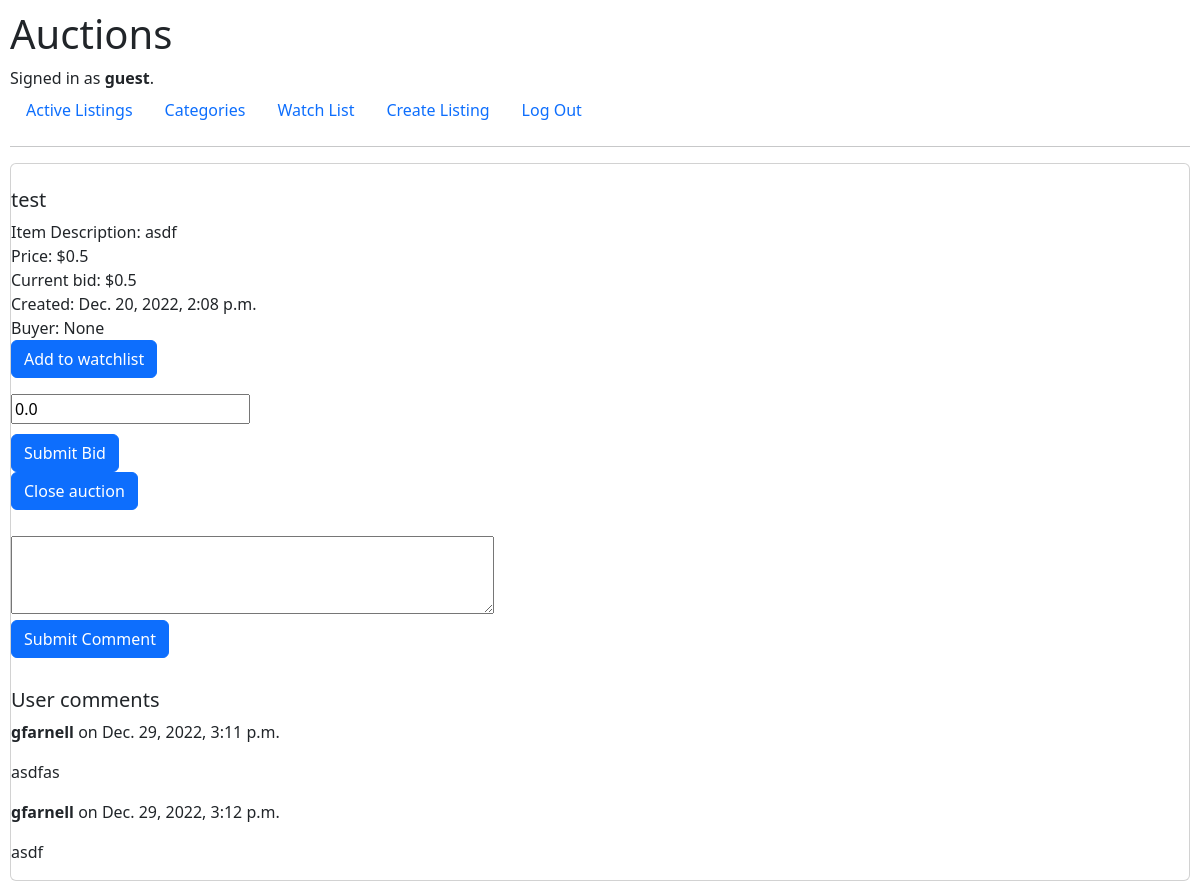
Page /listings/43 (signed in) on the committed database.
### auctions/models.py (models this page shows, shortened)
class User(AbstractUser):
    pass

class Listings(models.Model):
    creator = models.ForeignKey(
        User, on_delete=models.PROTECT, related_name="get_creator_listings", blank=False)
    buyer = models.ForeignKey(
        User, blank=True, null=True, on_delete=models.PROTECT, related_name="get_buyer_listings")
    watchers = models.ManyToManyField(
        User, blank=True, related_name="get_watched_listings")
    title = models.CharField(max_length=64)
    description = models.CharField(max_length=300)
    startingBid = models.FloatField(max_length=64)
    createdDate = models.DateTimeField(auto_now_add=True)
    active = models.BooleanField(default=True)
    url = models.CharField(max_length=128, blank=True)
    category = models.CharField(
        max_length=64)

class Bids(models.Model):
    auction = models.ForeignKey(
        Listings, on_delete=models.CASCADE, related_name="get_auction_listings")
    currentBid = models.FloatField(blank=True, default=0.0)
    bidAmount = models.FloatField(null=True, default=0.0)
    date = models.DateTimeField(auto_now_add=True)

class Comments(models.Model):
    comment = models.CharField(max_length=100)
    createdDate = models.DateTimeField(auto_now_add=True)
    user = models.ForeignKey(
        User, on_delete=models.CASCADE, related_name="get_user_comments")
    listing = models.ForeignKey(
        Listings, on_delete=models.CASCADE, related_name="get_comments")

### auctions/views.py (the view)
# urls.py: path("listings/<int:listing_id>", views.listings, name="listings"),
@login_required
def listings(request, listing_id):
    commentForm = forms.CommentForm()
    bidForm = forms.BidForm()
    commentsForListing = Comments.objects.filter(
        listing=listing_id)
    user_id = request.user.id
    userName = User.objects.get(id=user_id)
    currentObject = Listings.objects.get(id=listing_id)
    if userName in currentObject.watchers.all():
        print("Watcher is already in the list!")
        watcher = True
    else:
        print("Watcher is not in the list!")
        watcher = False
    returnedBids = Bids.objects.get(auction=listing_id)
    currentBidForContext = returnedBids.currentBid
    listing = Listings.objects.get(id=listing_id)
    return render(request, "auctions/listing.html", {"listing": listing, "commentForm": commentForm, "bidForm": bidForm, "commentsForListing":
                                                     commentsForListing, "watcher": watcher, "currentBidForContext": currentBidForContext})

### auctions/forms.py
class CommentForm(forms.Form):
    text = forms.CharField(
        label='',
        initial='',
        required=True,
        widget=forms.Textarea(attrs={
            'rows': '3',
            'cols': '50'
        }
        )
    )

class BidForm(forms.Form):
    bid = forms.DecimalField(required=True,
                             label='',
                             initial=0.00,
                             widget=forms.NumberInput(attrs={'placeholder': '',
                                                             'min': '0.01',
                                                             'step': '0.01'}))

### auctions/templates/auctions/listing.html (shortened to what this page needs)
{% extends "auctions/layout.html" %}
{% load static %}
{% block body %}
<div class="card">
    <div>
        <ul>
            <li><img src="{{ listing.url}}" alt="" width="" height="" /></li>
            <h5>{{ listing.title}}</h5>
            <li>Item Description: {{ listing.description}}</li>
            <li>Price: ${{ listing.startingBid}}</li>
            <li>Current bid: ${{ currentBidForContext }}</li>
            <li>Created: {{ listing.createdDate}}</li>
            <li>Buyer: {{ listing.buyer}}</li>
            {% if watcher == False %}
            <li><a class="btn btn-primary watchlist" href="{% url 'watchlist' listing.id %}">Add to watchlist</a></li>
            {% endif %}
        </ul>
    </div>
    <div>
        <form action="{% url 'submitBid' listing.id %}" method="post" enctype="multipart/form-data">
            {{bidForm}}
            <input class="btn btn-primary" type="submit" value="Submit Bid">
        </form>
    </div>
    <div>
        <ul> {% if listing.active == True%}
            <li><a class="btn btn-primary watchlist" href="{% url 'closeAuction' listing.id %}">Close auction</a></li>
            {% endif %}
        </ul>
    </div>
    <div>
        <form action="{% url 'saveComment' listing.id %}" method="post" enctype="multipart/form-data">
            {{commentForm}}
            <input class="btn btn-primary" type="submit" value="Submit Comment">
        </form>
    </div>
    <h5 class="UserComments">User comments</h5>
    <div>
        {% for x in commentsForListing %}
        <p> <b>{{x.user}}</b> on {{x.createdDate}}</p>
        <p> {{x.comment}}</p>
        {% endfor %}
    </div>
</div>
{% endblock %}

### auctions/templates/auctions/layout.html (shortened to what this page needs)
{% load static %}
<!DOCTYPE html>
<html lang="en">
<head>
<link href="https://cdn.jsdelivr.net/npm/bootstrap@5.2.3/dist/css/bootstrap.min.css" rel="stylesheet">
<link href="{% static 'static/styles.css' %}" rel="stylesheet" type="text/css">
</head>
<body>
    <h1>Auctions</h1>
    <div>
        {% if user.is_authenticated %}
        Signed in as <strong>{{ user.username }}</strong>.
        {% else %}
        Not signed in.
        {% endif %}
    </div>
    <ul class="nav">
        {% if user.is_authenticated %}
        <li class="nav-item">
            <a class="nav-link" href="{% url 'activeListings' %}">Active Listings</a>
        </li>
        <li class="nav-item">
            <a class="nav-link" href="{% url 'categories' %}">Categories</a>
        </li>
        <li class="nav-item">
            <a class="nav-link" href="{% url 'displayWatchlist' %}">Watch List</a>
        </li>
        <li class="nav-item">
            <a class="nav-link" href="{% url 'createlisting' %}">Create Listing</a>
        </li>
        <li class="nav-item">
            <a class="nav-link" href="{% url 'logout' %}">Log Out</a>
        </li>
        {% endif %}
    </ul>
    <hr>
    {% block body %}
    {% endblock %}
</body>
</html>

### auctions/static/static/styles.css (style rules this page uses)
body { padding: 10px; }
ul { list-style: none; padding-left: 0px; }
a { text-decoration: none; }
input.btn.btn-primary { display: flex; }
#id_text { margin-top: 10px; }
#id_bid { margin-bottom: 10px; }
.UserComments { padding-top: 30px; }

### rows in the picture
User: username "guest"
Listings: title "test", description "asdf", startingBid "0.5", createdDate "Dec. 20, 2022, 2:08 p.m.", buyer "None"
Bids: currentBid "0.5"
Comments: user "gfarnell", createdDate "Dec. 29, 2022, 3:11 p.m.", comment "asdfas"
Comments: user "gfarnell", createdDate "Dec. 29, 2022, 3:12 p.m.", comment "asdf"
